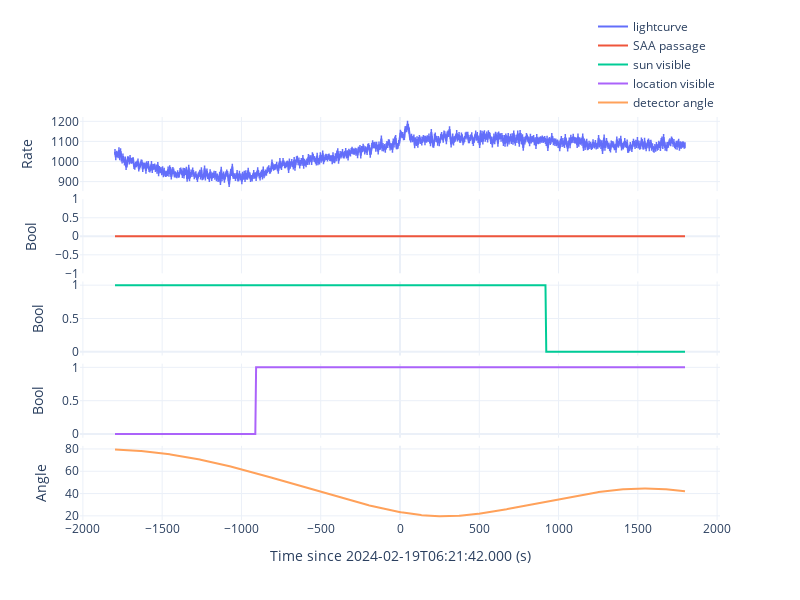
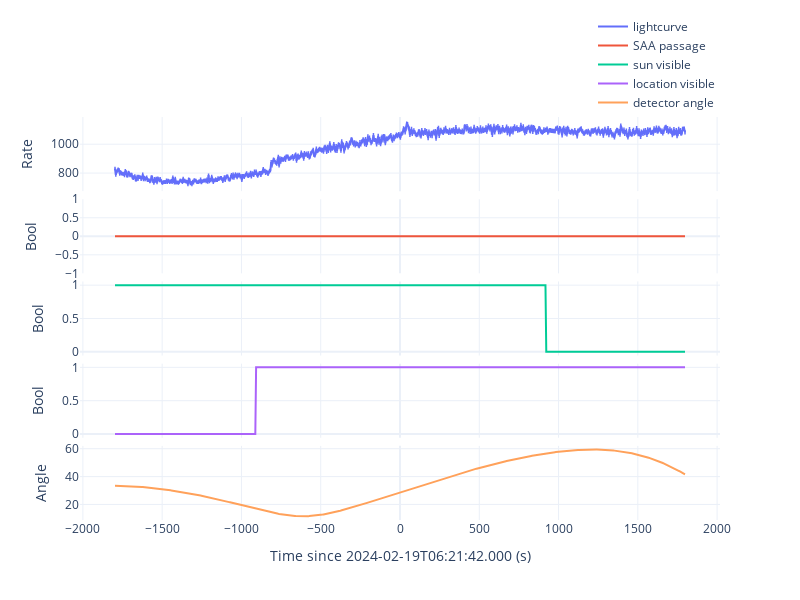

The code cell stored with these charts, in order, in its notebook:
### Code cell
gbm_geo = gbmGeometry(file=gbm_rtv.rtv_res['poshist'])

for det in ['n9', 'na']:
    gbm_tte = gbmTTE(gbm_rtv.rtv_res['tte'][det])
    gbm_tte.timezero = fermi_met
    gbm_tte.filter_time([-1800, 1800])
    gbm_tte.filter_energy([10, 1000])    
    gbm_tte.lc_binsize = 5

    gbm_saa = gbm_geo.saa_passage(met=gbm_tte.lc_time+gbm_tte.timezero)
    gbm_sun = gbm_geo.sun_visible(met=gbm_tte.lc_time+gbm_tte.timezero)
    gbm_loc = gbm_geo.location_visible(ra=80.016, dec=25.541, met=gbm_tte.lc_time+gbm_tte.timezero)
    gbm_ang = gbm_geo.detector_angle(ra=80.016, dec=25.541, det=det, met=gbm_tte.lc_time+gbm_tte.timezero)
    
    fig = make_subplots(
        rows=5, cols=1,
        row_heights=[0.2, 0.2, 0.2, 0.2, 0.2], 
        shared_xaxes=True,
        horizontal_spacing=0,
        vertical_spacing=0.02)
    
    lc = go.Scatter(x=gbm_tte.lc_time, 
                    y=gbm_tte.lc_src_rate, 
                    mode='lines+markers', 
                    name='lightcurve', 
                    showlegend=True, 
                    error_y=dict(
                        type='data',
                        array=gbm_tte.lc_src_rate_err,
                        thickness=1.5,
                        width=0), 
                    marker=dict(symbol='cross-thin', size=0))
    fig.add_trace(lc, row=1, col=1)
    
    saa = go.Scatter(x=gbm_tte.lc_time, 
                     y=gbm_saa.astype(int), 
                     mode='lines', 
                     name='SAA passage', 
                     showlegend=True)
    fig.add_trace(saa, row=2, col=1)
    
    sun = go.Scatter(x=gbm_tte.lc_time, 
                     y=gbm_sun.astype(int), 
                     mode='lines', 
                     name='sun visible', 
                     showlegend=True)
    fig.add_trace(sun, row=3, col=1)
    
    loc = go.Scatter(x=gbm_tte.lc_time, 
                     y=gbm_loc.astype(int), 
                     mode='lines', 
                     name='location visible', 
                     showlegend=True)
    fig.add_trace(loc, row=4, col=1)
    
    ang = go.Scatter(x=gbm_tte.lc_time, 
                     y=gbm_ang, 
                     mode='lines', 
                     name='detector angle', 
                     showlegend=True)
    fig.add_trace(ang, row=5, col=1)
    
    fig.update_xaxes(title_text=f'Time since {gbm_tte.timezero_utc} (s)', row=5, col=1)
    fig.update_yaxes(title_text=f'Rate', row=1, col=1)
    fig.update_yaxes(title_text=f'Bool', row=2, col=1)
    fig.update_yaxes(title_text=f'Bool', row=3, col=1)
    fig.update_yaxes(title_text=f'Bool', row=4, col=1)
    fig.update_yaxes(title_text=f'Angle', row=5, col=1)
    fig.update_layout(template='plotly_white', height=600, width=800)
    fig.update_layout(legend=dict(x=1, y=1, xanchor='right', yanchor='bottom'))
    
    fig.show()

### Figure 1 — Plotly figure (JSON) as saved in the notebook; plotly's stock layout.template omitted (floating-point values rounded to 4 significant figures; data arrays with more than 128 entries replaced by an {"elided": "..."} marker saying what was removed)
{"data": [{"error_y": {"array": {"elided": "720 float values"}, "thickness": 1.5, "type": "data", "width": 0}, "marker": {"size": 0, "symbol": "cross-thin"}, "mode": "lines+markers", "name": "lightcurve", "showlegend": true, "type": "scatter", "x": {"elided": "720 float values"}, "xaxis": "x", "y": {"elided": "720 float values"}, "yaxis": "y"}, {"mode": "lines", "name": "SAA passage", "showlegend": true, "type": "scatter", "x": {"elided": "720 float values"}, "xaxis": "x2", "y": {"elided": "720 int values"}, "yaxis": "y2"}, {"mode": "lines", "name": "sun visible", "showlegend": true, "type": "scatter", "x": {"elided": "720 float values"}, "xaxis": "x3", "y": {"elided": "720 int values"}, "yaxis": "y3"}, {"mode": "lines", "name": "location visible", "showlegend": true, "type": "scatter", "x": {"elided": "720 float values"}, "xaxis": "x4", "y": {"elided": "720 int values"}, "yaxis": "y4"}, {"mode": "lines", "name": "detector angle", "showlegend": true, "type": "scatter", "x": {"elided": "720 float values"}, "xaxis": "x5", "y": {"elided": "720 float values"}, "yaxis": "y5"}], "layout": {"height": 600, "legend": {"x": 1, "xanchor": "right", "y": 1, "yanchor": "bottom"}, "width": 800, "xaxis": {"anchor": "y", "domain": [0, 1], "matches": "x5", "showticklabels": false}, "xaxis2": {"anchor": "y2", "domain": [0, 1], "matches": "x5", "showticklabels": false}, "xaxis3": {"anchor": "y3", "domain": [0, 1], "matches": "x5", "showticklabels": false}, "xaxis4": {"anchor": "y4", "domain": [0, 1], "matches": "x5", "showticklabels": false}, "xaxis5": {"anchor": "y5", "domain": [0, 1], "title": {"text": "Time since 2024-02-19T06:21:42.000 (s)"}}, "yaxis": {"anchor": "x", "domain": [0.816, 1], "title": {"text": "Rate"}}, "yaxis2": {"anchor": "x2", "domain": [0.612, 0.796], "title": {"text": "Bool"}}, "yaxis3": {"anchor": "x3", "domain": [0.408, 0.592], "title": {"text": "Bool"}}, "yaxis4": {"anchor": "x4", "domain": [0.204, 0.388], "title": {"text": "Bool"}}, "yaxis5": {"anchor": "x5", "domain": [0, 0.184], "title": {"text": "Angle"}}}}

### Figure 2 — Plotly figure (JSON) as saved in the notebook; plotly's stock layout.template omitted (floating-point values rounded to 4 significant figures; data arrays with more than 128 entries replaced by an {"elided": "..."} marker saying what was removed)
{"data": [{"error_y": {"array": {"elided": "720 float values"}, "thickness": 1.5, "type": "data", "width": 0}, "marker": {"size": 0, "symbol": "cross-thin"}, "mode": "lines+markers", "name": "lightcurve", "showlegend": true, "type": "scatter", "x": {"elided": "720 float values"}, "xaxis": "x", "y": {"elided": "720 float values"}, "yaxis": "y"}, {"mode": "lines", "name": "SAA passage", "showlegend": true, "type": "scatter", "x": {"elided": "720 float values"}, "xaxis": "x2", "y": {"elided": "720 int values"}, "yaxis": "y2"}, {"mode": "lines", "name": "sun visible", "showlegend": true, "type": "scatter", "x": {"elided": "720 float values"}, "xaxis": "x3", "y": {"elided": "720 int values"}, "yaxis": "y3"}, {"mode": "lines", "name": "location visible", "showlegend": true, "type": "scatter", "x": {"elided": "720 float values"}, "xaxis": "x4", "y": {"elided": "720 int values"}, "yaxis": "y4"}, {"mode": "lines", "name": "detector angle", "showlegend": true, "type": "scatter", "x": {"elided": "720 float values"}, "xaxis": "x5", "y": {"elided": "720 float values"}, "yaxis": "y5"}], "layout": {"height": 600, "legend": {"x": 1, "xanchor": "right", "y": 1, "yanchor": "bottom"}, "width": 800, "xaxis": {"anchor": "y", "domain": [0, 1], "matches": "x5", "showticklabels": false}, "xaxis2": {"anchor": "y2", "domain": [0, 1], "matches": "x5", "showticklabels": false}, "xaxis3": {"anchor": "y3", "domain": [0, 1], "matches": "x5", "showticklabels": false}, "xaxis4": {"anchor": "y4", "domain": [0, 1], "matches": "x5", "showticklabels": false}, "xaxis5": {"anchor": "y5", "domain": [0, 1], "title": {"text": "Time since 2024-02-19T06:21:42.000 (s)"}}, "yaxis": {"anchor": "x", "domain": [0.816, 1], "title": {"text": "Rate"}}, "yaxis2": {"anchor": "x2", "domain": [0.612, 0.796], "title": {"text": "Bool"}}, "yaxis3": {"anchor": "x3", "domain": [0.408, 0.592], "title": {"text": "Bool"}}, "yaxis4": {"anchor": "x4", "domain": [0.204, 0.388], "title": {"text": "Bool"}}, "yaxis5": {"anchor": "x5", "domain": [0, 0.184], "title": {"text": "Angle"}}}}
